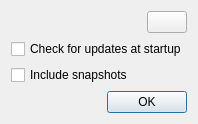
<?xml version="1.0" encoding="UTF-8"?>
<ui version="4.0">
 <class>CheckForUpdatesWindow</class>
 <widget class="QDialog" name="CheckForUpdatesWindow">
  <property name="geometry">
   <rect>
    <x>0</x>
    <y>0</y>
    <width>400</width>
    <height>140</height>
   </rect>
  </property>
  <property name="windowTitle">
   <string>Check For Updates</string>
  </property>
  <layout class="QVBoxLayout" name="layout">
   <property name="sizeConstraint">
    <enum>QLayout::SetFixedSize</enum>
   </property>
   <item>
    <layout class="QHBoxLayout" name="horizontalLayout">
     <item>
      <widget class="QLabel" name="statusLabel"/>
     </item>
     <item>
      <spacer name="horizontalSpacer">
       <property name="orientation">
        <enum>Qt::Horizontal</enum>
       </property>
       <property name="sizeHint" stdset="0">
        <size>
         <width>40</width>
         <height>20</height>
        </size>
       </property>
      </spacer>
     </item>
     <item>
      <widget class="QPushButton" name="recheckButton">
       <property name="toolTip">
        <string>Recheck</string>
       </property>
       <property name="statusTip">
        <string>Recheck for updates</string>
       </property>
       <property name="icon">
        <iconset resource="../res/ui.qrc">
         <normaloff>:/oxygen/actions/view-refresh.png</normaloff>:/oxygen/actions/view-refresh.png</iconset>
       </property>
       <property name="autoDefault">
        <bool>false</bool>
       </property>
      </widget>
     </item>
    </layout>
   </item>
   <item>
    <widget class="QCheckBox" name="checkForUpdatesAtStartupCheckBox">
     <property name="text">
      <string>Check for updates at startup</string>
     </property>
    </widget>
   </item>
   <item>
    <widget class="QCheckBox" name="includeSnapshotsCheckBox">
     <property name="text">
      <string>Include snapshots</string>
     </property>
    </widget>
   </item>
   <item>
    <widget class="QDialogButtonBox" name="buttonBox">
     <property name="standardButtons">
      <set>QDialogButtonBox::Ok</set>
     </property>
    </widget>
   </item>
  </layout>
 </widget>
 <resources>
  <include location="../res/ui.qrc"/>
 </resources>
 <connections/>
</ui>
